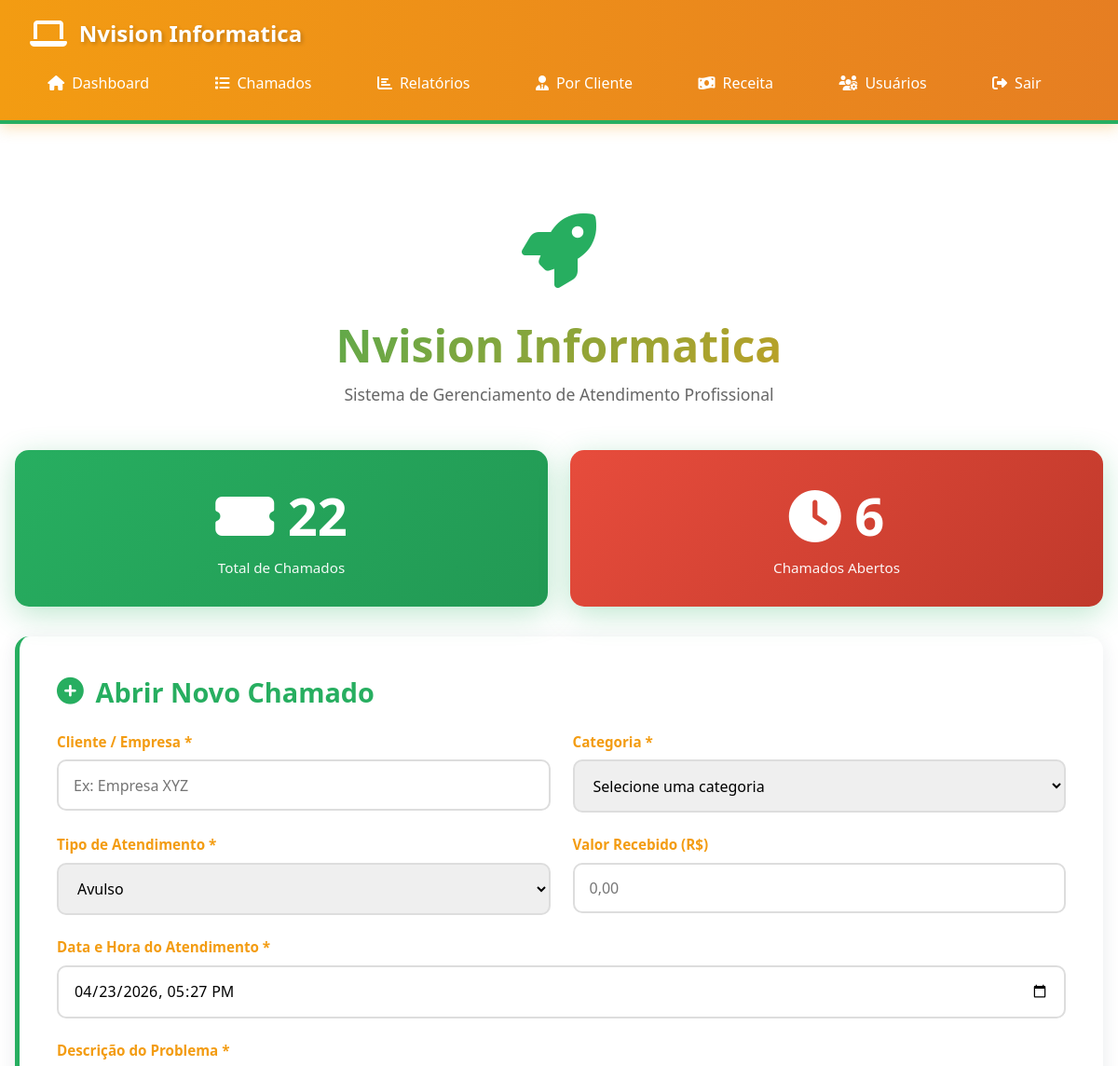
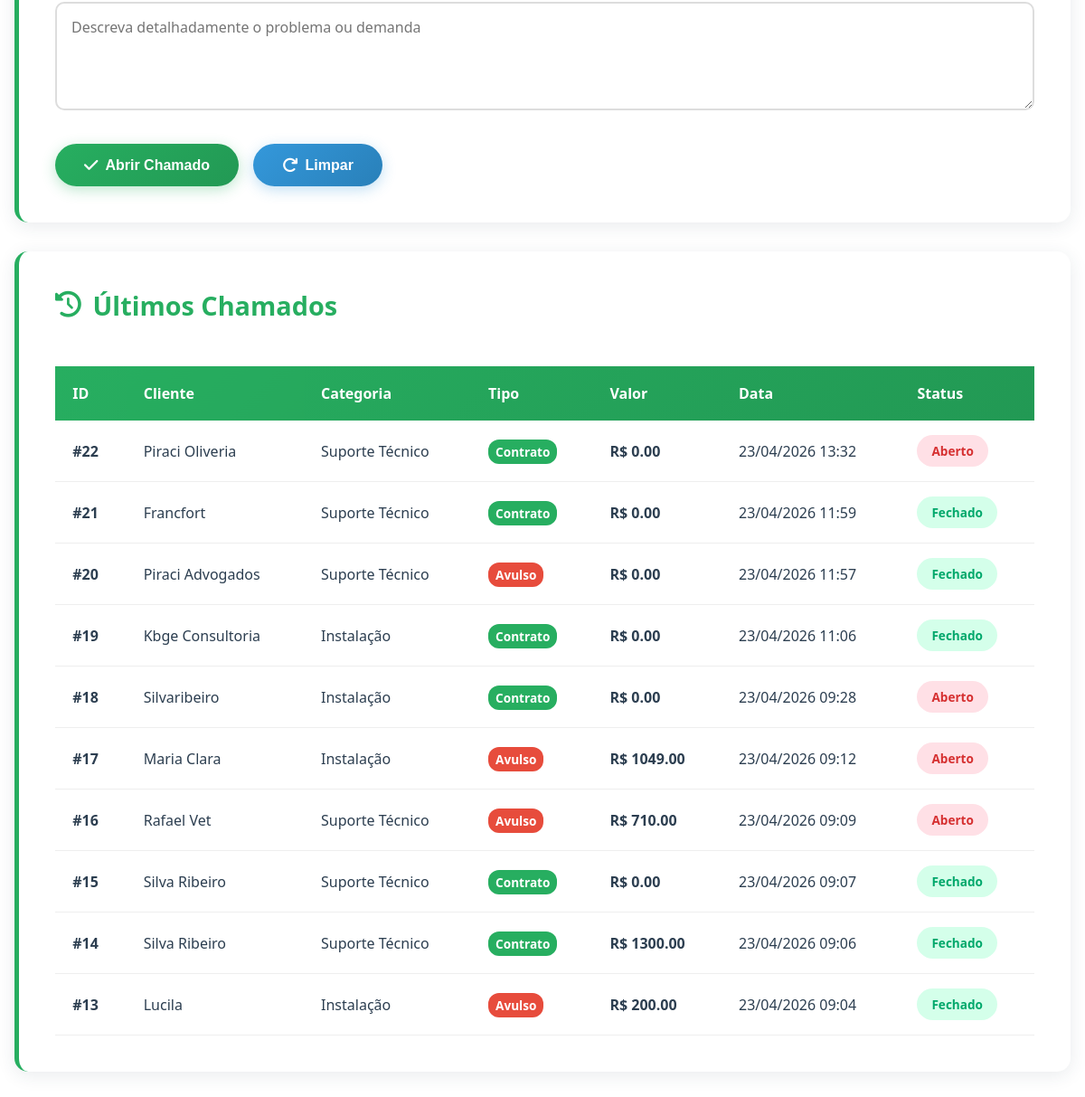
/ (signed in), run on the app's committed database (2 pictures, top to bottom).
### database.py (models this page shows, shortened)
class Chamado(db.Model):
    __tablename__ = 'chamados'
    id = db.Column(db.Integer, primary_key=True)
    cliente = db.Column(db.String(150), nullable=False)
    data_atendimento = db.Column(db.DateTime, nullable=False, default=datetime.now)
    categoria = db.Column(db.String(100), nullable=False)
    descricao = db.Column(db.Text, nullable=False)
    tipo_atendimento = db.Column(db.String(20), default='avulso')  # contrato ou avulso
    valor_recebido = db.Column(db.Float, default=0.0)
    tempo_gasto_minutos = db.Column(db.Integer, default=0)  # tempo técnico em minutos
    status = db.Column(db.String(20), default='aberto')
    data_criacao = db.Column(db.DateTime, nullable=False, default=datetime.now)

### app.py (the view)
@app.route('/')
@login_obrigatorio
def index():
    total_chamados = Chamado.query.count()
    chamados_abertos = Chamado.query.filter_by(status='aberto').count()
    ultimos_chamados = Chamado.query.order_by(Chamado.data_criacao.desc()).limit(10).all()
    return render_template('index.html',
                         total_chamados=total_chamados,
                         chamados_abertos=chamados_abertos,
                         ultimos_chamados=ultimos_chamados)

### app.py (called while the page is built)
def login_obrigatorio(f):
    @wraps(f)
    def decorated_function(*args, **kwargs):
        if 'usuario_id' not in session:
            return redirect(url_for('login'))
        return f(*args, **kwargs)
    return decorated_function

### templates/index.html (shortened to what this page needs)
{% extends "base.html" %}
{% block content %}
<div class="logo-section">
    <div class="logo-icon"><i class="fas fa-rocket"></i></div>
    <div class="logo-text">Nvision Informatica</div>
    <div class="logo-subtitle">Sistema de Gerenciamento de Atendimento Profissional</div>
</div>
<div class="stats">
    <div class="stat-card" style="background: linear-gradient(135deg, #27ae60 0%, #229954 100%);">
        <div class="stat-number"><i class="fas fa-ticket-alt"></i> {{ total_chamados }}</div>
        <div class="stat-label">Total de Chamados</div>
    </div>
    <div class="stat-card" style="background: linear-gradient(135deg, #e74c3c 0%, #c0392b 100%);">
        <div class="stat-number"><i class="fas fa-clock"></i> {{ chamados_abertos }}</div>
        <div class="stat-label">Chamados Abertos</div>
    </div>
</div>
<div class="card">
    <h2><i class="fas fa-plus-circle"></i> Abrir Novo Chamado</h2>
    <form id="form-chamado">
        <div class="form-row">
            <div class="form-group">
                <label for="cliente">Cliente / Empresa *</label>
                <input type="text" id="cliente" name="cliente" required placeholder="Ex: Empresa XYZ">
            </div>
            <div class="form-group">
                <label for="categoria">Categoria *</label>
                <select id="categoria" name="categoria" required>
                    <option value="">Selecione uma categoria</option>
                </select>
            </div>
        </div>
        <div class="form-row">
            <div class="form-group">
                <label for="tipo_atendimento">Tipo de Atendimento *</label>
                <select id="tipo_atendimento" name="tipo_atendimento" required>
                    <option value="avulso">Avulso</option>
                </select>
            </div>
            <div class="form-group">
                <label for="valor_recebido">Valor Recebido (R$)</label>
                <input type="number" id="valor_recebido" name="valor_recebido" step="0.01" min="0" placeholder="0,00">
            </div>
        </div>
        <div class="form-group">
            <label for="data_atendimento">Data e Hora do Atendimento *</label>
            <input type="datetime-local" id="data_atendimento" name="data_atendimento" required>
        </div>
        <div class="form-group">
            <label for="descricao">Descrição do Problema *</label>
            <textarea id="descricao" name="descricao" required placeholder="Descreva detalhadamente o problema ou demanda"></textarea>
        </div>
        <div class="button-group">
            <button type="submit" class="btn"><i class="fas fa-check"></i> Abrir Chamado</button>
            <button type="reset" class="btn btn-secondary"><i class="fas fa-redo"></i> Limpar</button>
        </div>
    </form>
</div>
<div class="card">
    <h2><i class="fas fa-history"></i> Últimos Chamados</h2>
    {% if ultimos_chamados %}
        <div style="overflow-x: auto;">
            <table>
                <thead>
                    <tr>
                        <th>ID</th>
                        <th>Cliente</th>
                        <th>Categoria</th>
                        <th>Tipo</th>
                        <th>Valor</th>
                        <th>Data</th>
                        <th>Status</th>
                    </tr>
                </thead>
                <tbody>
                    {% for chamado in ultimos_chamados %}
                    <tr>
                        <td><strong>#{{ chamado.id }}</strong></td>
                        <td>{{ chamado.cliente }}</td>
                        <td>{{ chamado.categoria }}</td>
                        <td>
                            {% if chamado.tipo_atendimento == 'contrato' %}
                                <span style="background: #27ae60; color: white; padding: 4px 8px; border-radius: 12px; font-size: 0.85rem; font-weight: bold;">Contrato</span>
                            {% else %}
                                <span style="background: #e74c3c; color: white; padding: 4px 8px; border-radius: 12px; font-size: 0.85rem; font-weight: bold;">Avulso</span>
                            {% endif %}
                        </td>
                        <td><strong>R$ {{ "%.2f"|format(chamado.valor_recebido) }}</strong></td>
                        <td>{{ chamado.data_criacao.strftime('%d/%m/%Y %H:%M') }}</td>
                        <td>
                            <span class="badge badge-{{ 'open' if chamado.status == 'aberto' else 'progress' if chamado.status == 'em_progresso' else 'closed' }}">
                                {{ chamado.status.replace('_', ' ').title() }}
                            </span>
                        </td>
                    </tr>
                    {% endfor %}
                </tbody>
            </table>
        </div>
    {% else %}
        <p style="text-align: center; padding: 2rem; color: #999;">Nenhum chamado registrado ainda.</p>
    {% endif %}
</div>
{% endblock %}

### templates/base.html (style rules this page uses)
* { margin: 0; padding: 0; box-sizing: border-box; }
:root { --success: #27ae60; --danger: #e74c3c; --warning: #f39c12; --primary: #27ae60; --primary-dark: #229954; --secondary: #e74c3c; --accent: #f39c12; --dark: #2c3e50; --light: #ecf0f1; --text: #2c3e50; }
body { font-family: 'Segoe UI', 'Helvetica Neue', sans-serif; background: #ffffff; min-height: 100vh; color: var(--text); overflow-x: hidden; }
.card { background: white; border-radius: 15px; padding: 2.5rem; box-shadow: 0 4px 20px rgba(44, 62, 80, 0.1); margin-bottom: 2rem; border-left: 5px solid #27ae60; transition: transform 0.3s, box-shadow 0.3s; }
.card h2 { color: #27ae60; font-size: 1.8rem; margin-bottom: 1.5rem; display: flex; align-items: center; gap: 0.8rem; }
.btn { display: inline-block; padding: 0.9rem 2rem; background: linear-gradient(135deg, #27ae60, #229954); color: white; text-decoration: none; border-radius: 25px; border: none; cursor: pointer; transition: all 0.3s; font-size: 1rem; font-weight: bold; box-shadow: 0 4px 15px rgba(39, 174, 96, 0.3); display: inline-flex; align-items: center; gap: 0.5rem; }
.btn i { font-size: 1.1rem; }
.btn-secondary { background: linear-gradient(135deg, #3498db, #2980b9); box-shadow: 0 4px 15px rgba(52, 152, 219, 0.3); }
.form-group { margin-bottom: 1.5rem; }
label { display: block; margin-bottom: 0.6rem; font-weight: 600; color: var(--accent); font-size: 0.95rem; }
input, textarea, select { width: 100%; padding: 0.9rem 1rem; border: 2px solid #ddd; border-radius: 10px; font-size: 1rem; font-family: inherit; transition: all 0.3s; }
textarea { resize: vertical; min-height: 120px; }
.stats { display: grid; grid-template-columns: repeat(auto-fit, minmax(240px, 1fr)); gap: 1.5rem; margin-bottom: 2rem; }
.stat-card { background: linear-gradient(135deg, #27ae60 0%, #229954 100%); color: white; padding: 2rem; border-radius: 15px; text-align: center; box-shadow: 0 8px 32px rgba(39, 174, 96, 0.3); transition: transform 0.3s; position: relative; overflow: hidden; }
.stat-card::before { content: ''; position: absolute; top: -50%; right: -50%; width: 200px; height: 200px; background: radial-gradient(circle, rgba(255, 255, 255, 0.1), transparent); border-radius: 50%; }
.stat-number { font-size: 3.5rem; font-weight: bold; position: relative; z-index: 1; }
.stat-label { font-size: 0.95rem; opacity: 0.95; position: relative; z-index: 1; margin-top: 0.5rem; }
table { width: 100%; border-collapse: collapse; margin-top: 1.5rem; }
table thead { background: linear-gradient(135deg, #27ae60 0%, #229954 100%); color: white; }
table th { padding: 1.2rem; text-align: left; font-weight: 600; }
table td { padding: 1rem 1.2rem; border-bottom: 1px solid #eee; }
table tbody tr { transition: all 0.3s; }
.badge { display: inline-block; padding: 0.5rem 1rem; border-radius: 20px; font-size: 0.85rem; font-weight: bold; display: inline-flex; align-items: center; gap: 0.4rem; }
.badge-open { background-color: #ffe0e6; color: #d63031; }
.badge-closed { background-color: #d4ffea; color: #00a86b; }
.form-row { display: grid; grid-template-columns: repeat(auto-fit, minmax(280px, 1fr)); gap: 1.5rem; }
.button-group { display: flex; gap: 1rem; flex-wrap: wrap; margin-top: 2rem; }
.logo-section { text-align: center; padding: 3rem 1rem; }
.logo-icon { font-size: 5rem; color: var(--primary); margin-bottom: 1rem; animation: bounce 2s infinite; }
.logo-text { font-size: 3rem; font-weight: bold; background: linear-gradient(135deg, var(--primary), var(--accent)); -webkit-background-clip: text; -webkit-text-fill-color: transparent; background-clip: text; margin-bottom: 0.5rem; }
.logo-subtitle { font-size: 1.1rem; color: #666; font-weight: 500; }

### data on the page
Chamado: id "22", cliente "Piraci Oliveria", categoria "Suporte Técnico", tipo_atendimento "Contrato", valor_recebido "0.00", data_criacao "23/04/2026 13:32", status.replace "Aberto"
Chamado: id "21", cliente "Francfort", categoria "Suporte Técnico", tipo_atendimento "Contrato", valor_recebido "0.00", data_criacao "23/04/2026 11:59", status.replace "Fechado"
Chamado: id "20", cliente "Piraci Advogados", categoria "Suporte Técnico", tipo_atendimento "Avulso", valor_recebido "0.00", data_criacao "23/04/2026 11:57", status.replace "Fechado"
Chamado: id "19", cliente "Kbge Consultoria", categoria "Instalação", tipo_atendimento "Contrato", valor_recebido "0.00", data_criacao "23/04/2026 11:06", status.replace "Fechado"
Chamado: id "18", cliente "Silvaribeiro", categoria "Instalação", tipo_atendimento "Contrato", valor_recebido "0.00", data_criacao "23/04/2026 09:28", status.replace "Aberto"
Chamado: id "17", cliente "Maria Clara", categoria "Instalação", tipo_atendimento "Avulso", valor_recebido "1049.00", data_criacao "23/04/2026 09:12", status.replace "Aberto"
Chamado: id "16", cliente "Rafael Vet", categoria "Suporte Técnico", tipo_atendimento "Avulso", valor_recebido "710.00", data_criacao "23/04/2026 09:09", status.replace "Aberto"
Chamado: id "15", cliente "Silva Ribeiro", categoria "Suporte Técnico", tipo_atendimento "Contrato", valor_recebido "0.00", data_criacao "23/04/2026 09:07", status.replace "Fechado"
Chamado: id "14", cliente "Silva Ribeiro", categoria "Suporte Técnico", tipo_atendimento "Contrato", valor_recebido "1300.00", data_criacao "23/04/2026 09:06", status.replace "Fechado"
Chamado: id "13", cliente "Lucila", categoria "Instalação", tipo_atendimento "Avulso", valor_recebido "200.00", data_criacao "23/04/2026 09:04", status.replace "Fechado"

### other printed values
{{ total_chamados }} "22"
{{ chamados_abertos }} "6"
